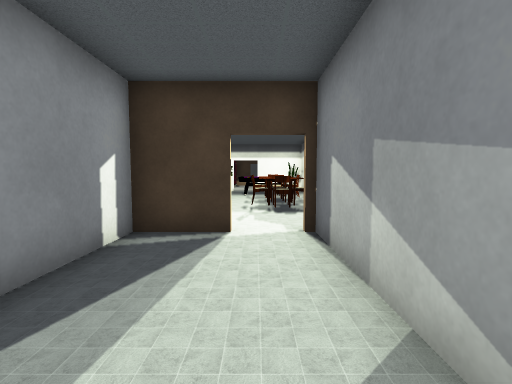
[1] (above)

23 first-person views from a walk through a scene from a Unity 3-D project. The camera is 1.2 m above the floor, tilts 4° down and sees 85° across. Doors are open. The floor is counted in squares, 1 m on a side. Each view is taken from the middle of a square. On the plan, view 1 faces up. The plan holds only what a view shows up to about 13 squares ahead; the rest is blank. The player character is not drawn. Some surface patterns are stand-ins.

[2]
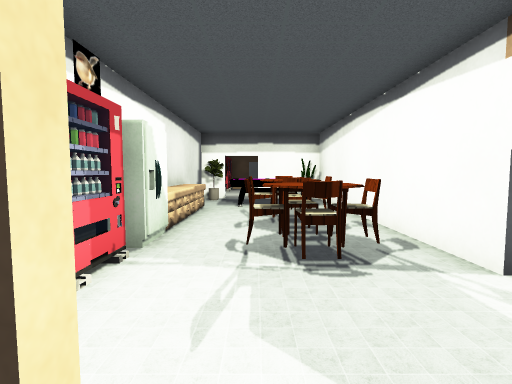

[3]
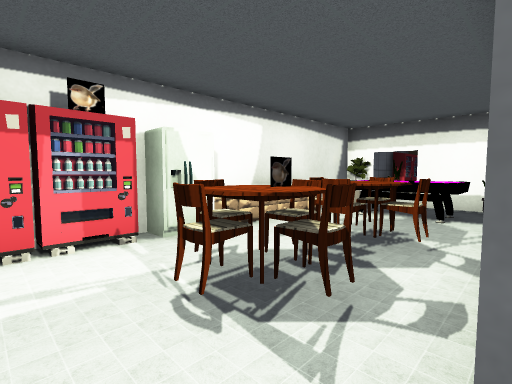

[4]
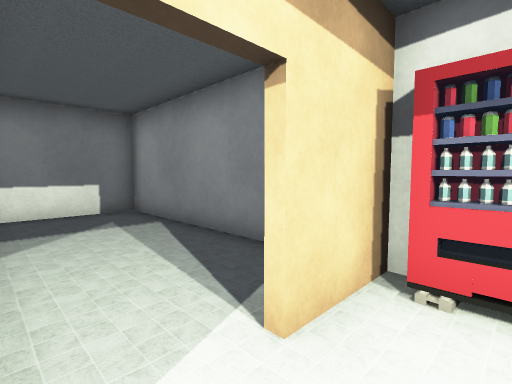

[5]
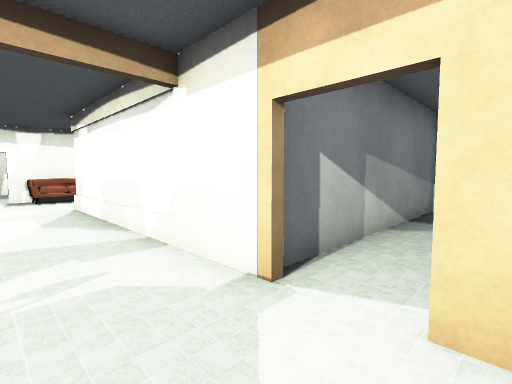

[6]
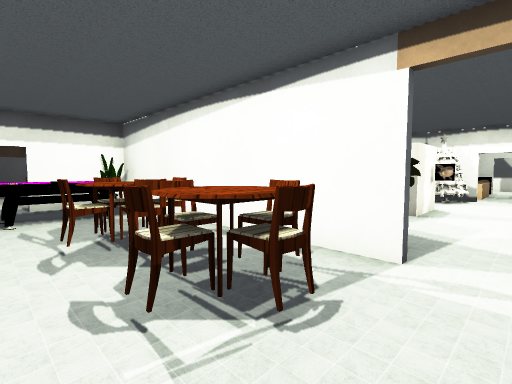

[7]
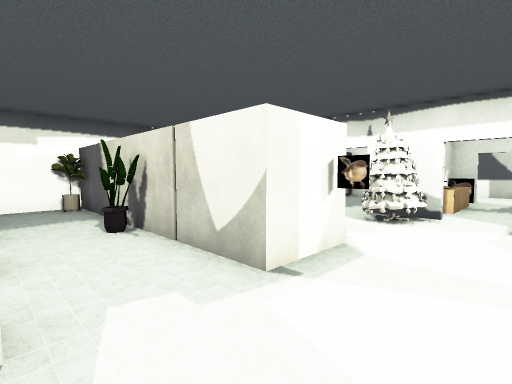

[8]
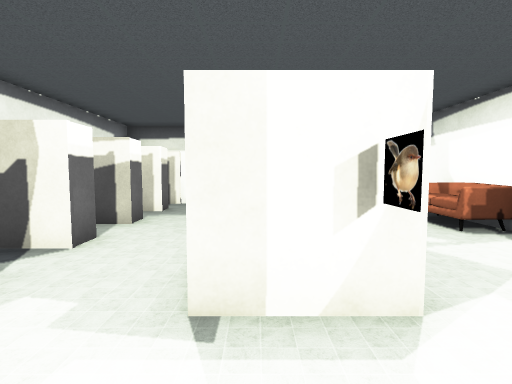

[9]
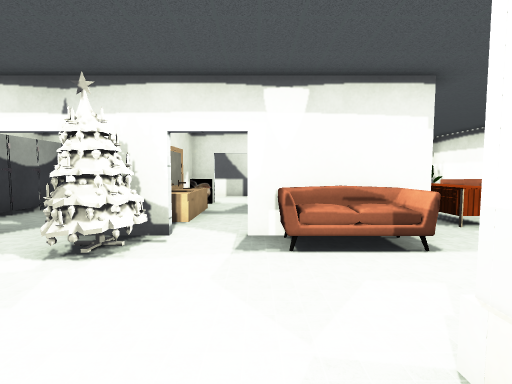

[10]
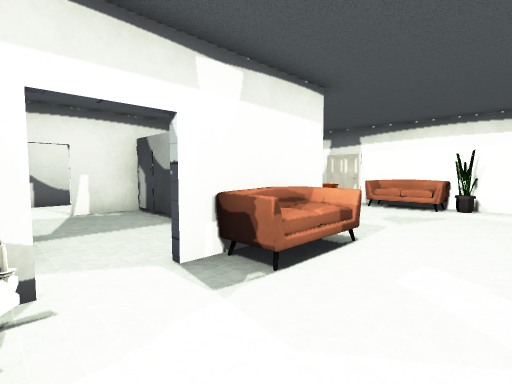

[11]
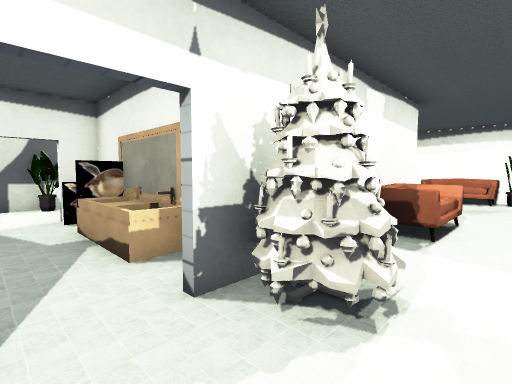

[12]
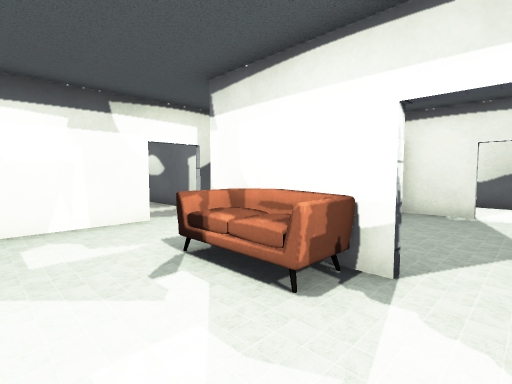

[13]
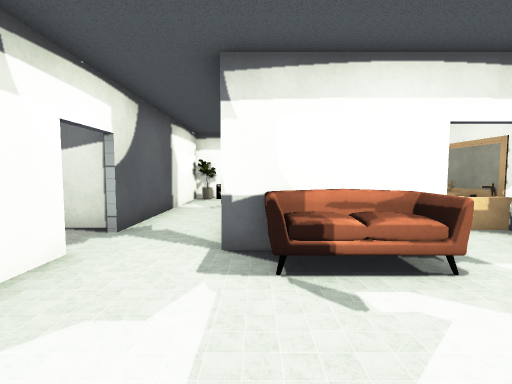

[14]
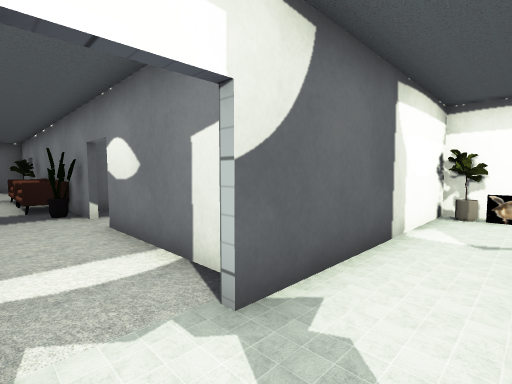

[15]
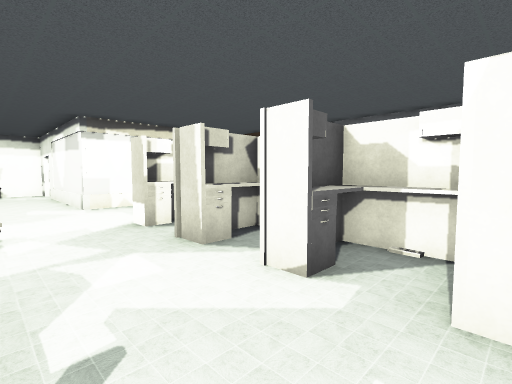

[16]
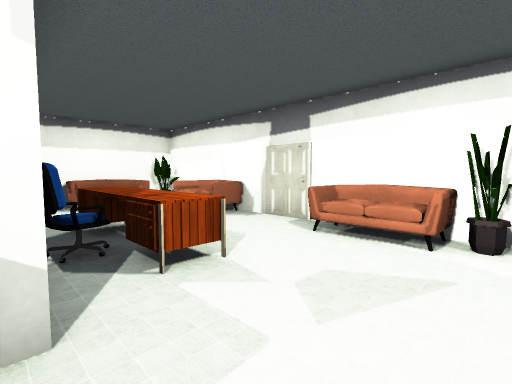

[17]
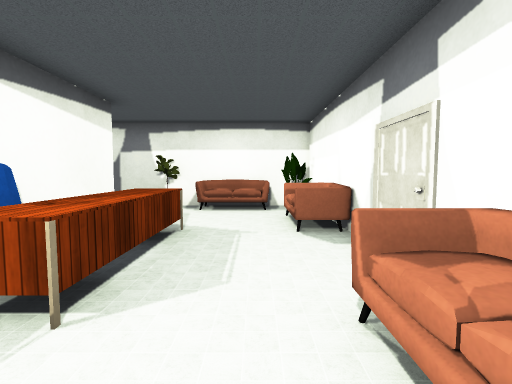

[18]
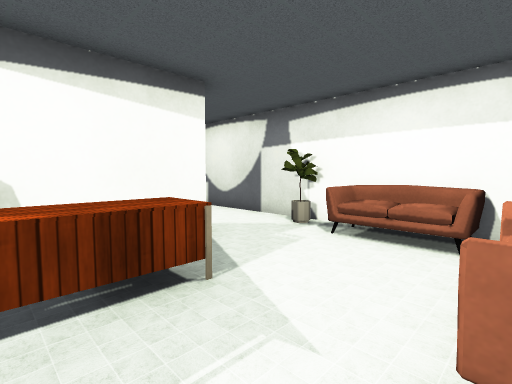

[19]
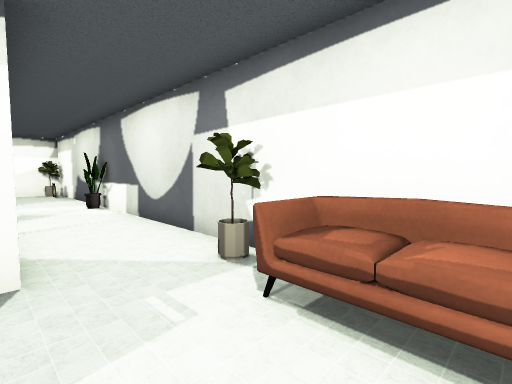

[20]
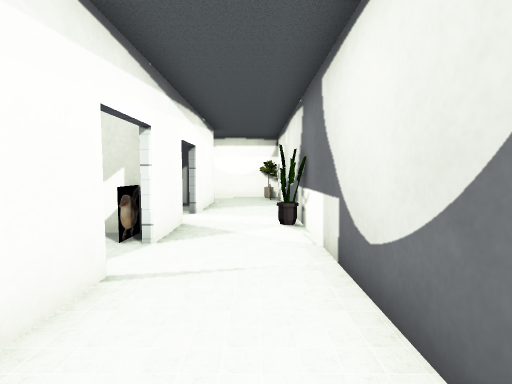

[21]
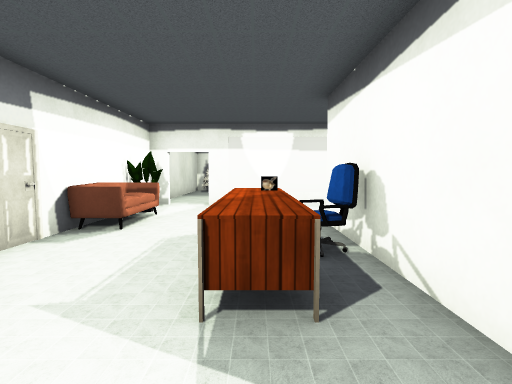

[22]
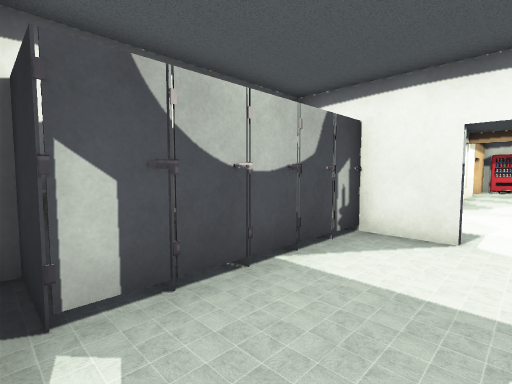

[23]
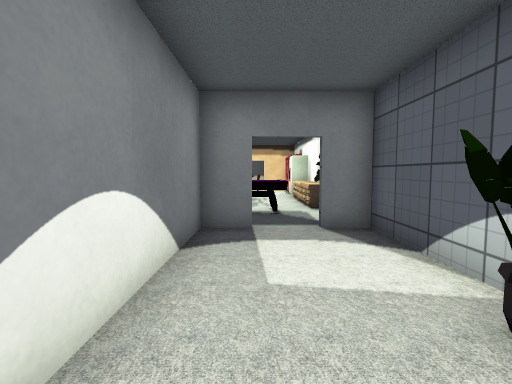

### Floor plan
Ten units are one square. View 1 is at (0, 0); x grows to the right and y downward. Boxes are objects, and circles mark ways between rooms. Rooms are numbered by the first view taken in them; rooms with no view inside come last. Other rooms are left out.
<svg viewBox="-40 -234 266 260">
<path fill="none" stroke="#000" d="M-5 -56 -25 -56 -25 19 12 19 12 -56M0 -180 12 -180 12 -229M-14 -178 -25 -178M-25 -180 -14 -180M-25 -214 -25 -110M29 -81 29 -178 0 -178M-25 -76 -25 -58 -5 -58M9 -58 34 -58M133 -86 133 -106M135 -72 135 -54M176 -97 191 -97M191 -86 191 -106M191 -95 176 -95M133 -36 133 -72M133 -144 133 -156M193 -106 193 -86M193 -72 193 -58M191 -120 191 -135M191 -55 191 -72M194 -37 184 -37M193 -154 193 -120M131 -178 102 -178M75 -178 50 -178M151 19 158 18M155 19 162 21M34 -58 96 -58 96 -2M96 12 96 19 220 19M221 1 221 -178 145 -178M187 -86 187 -96 187 -86M216 -161 216 -169"/>
<rect x="-35" y="-105" width="20" height="20" fill="#bbb"><title>other object</title></rect>
<rect x="-25" y="-75" width="10" height="10" fill="#bbb"><title>other object</title></rect>
<rect x="-25" y="-85" width="10" height="10" fill="#bbb"><title>other object</title></rect>
<rect x="-25" y="-115" width="10" height="10" fill="#bbb"><title>other object</title></rect>
<rect x="-25" y="-135" width="10" height="20" fill="#bbb"><title>other object</title></rect>
<rect x="-25" y="-155" width="10" height="20" fill="#bbb"><title>other object</title></rect>
<rect x="-25" y="-175" width="10" height="10" fill="#bbb"><title>plant</title></rect>
<rect x="-25" y="-225" width="10" height="10" fill="#bbb"><title>flowerpot</title></rect>
<rect x="-15" y="-165" width="40" height="20" fill="#bbb"><title>table</title></rect>
<rect x="-5" y="-105" width="30" height="30" fill="#bbb"><title>table</title></rect>
<rect x="-5" y="-135" width="30" height="30" fill="#bbb"><title>table</title></rect>
<rect x="15" y="-175" width="10" height="10" fill="#bbb"><title>flowerpot</title></rect>
<rect x="35" y="-95" width="10" height="10" fill="#bbb"><title>other object</title></rect>
<rect x="35" y="-105" width="20" height="20" fill="#bbb"><title>other object</title></rect>
<rect x="35" y="-135" width="20" height="30" fill="#bbb"><title>other object</title></rect>
<rect x="35" y="-155" width="20" height="20" fill="#bbb"><title>other object</title></rect>
<rect x="35" y="-175" width="20" height="20" fill="#bbb"><title>other object</title></rect>
<rect x="65" y="-135" width="10" height="10" fill="#bbb"><title>flowerpot</title></rect>
<rect x="65" y="-175" width="10" height="10" fill="#bbb"><title>plant</title></rect>
<rect x="75" y="-115" width="20" height="30" fill="#bbb"><title>other object</title></rect>
<rect x="75" y="-135" width="20" height="20" fill="#bbb"><title>other object</title></rect>
<rect x="75" y="-155" width="20" height="20" fill="#bbb"><title>other object</title></rect>
<rect x="75" y="-175" width="20" height="20" fill="#bbb"><title>other object</title></rect>
<rect x="115" y="5" width="10" height="10" fill="#bbb"><title>flowerpot</title></rect>
<rect x="115" y="-65" width="20" height="10" fill="#bbb"><title>sofa</title></rect>
<rect x="115" y="-105" width="10" height="20" fill="#bbb"><title>tree</title></rect>
<rect x="115" y="-145" width="20" height="20" fill="#bbb"><title>sofa</title></rect>
<rect x="125" y="5" width="20" height="10" fill="#bbb"><title>sofa</title></rect>
<rect x="135" y="-25" width="50" height="10" fill="#bbb"><title>desk</title></rect>
<rect x="135" y="-55" width="10" height="10" fill="#bbb"><title>stall</title></rect>
<rect x="145" y="-35" width="20" height="10" fill="#bbb"><title>chair</title></rect>
<rect x="145" y="-55" width="10" height="10" fill="#bbb"><title>stall</title></rect>
<rect x="145" y="-95" width="10" height="10" fill="#bbb"><title>sink</title></rect>
<rect x="145" y="-145" width="10" height="10" fill="#bbb"><title>stall</title></rect>
<rect x="155" y="-55" width="10" height="10" fill="#bbb"><title>stall</title></rect>
<rect x="155" y="-95" width="20" height="10" fill="#bbb"><title>sink</title></rect>
<rect x="155" y="-105" width="10" height="10" fill="#bbb"><title>mirror</title></rect>
<rect x="155" y="-115" width="10" height="10" fill="#bbb"><title>sink</title></rect>
<rect x="155" y="-145" width="10" height="10" fill="#bbb"><title>stall</title></rect>
<rect x="165" y="-45" width="10" height="10" fill="#bbb"><title>other object</title></rect>
<rect x="165" y="-55" width="10" height="10" fill="#bbb"><title>stall</title></rect>
<rect x="165" y="-105" width="10" height="10" fill="#bbb"><title>sink</title></rect>
<rect x="165" y="-145" width="10" height="10" fill="#bbb"><title>stall</title></rect>
<rect x="175" y="5" width="30" height="10" fill="#bbb"><title>sofa</title></rect>
<rect x="175" y="-45" width="10" height="10" fill="#bbb"><title>other object</title></rect>
<rect x="175" y="-55" width="20" height="10" fill="#bbb"><title>stall</title></rect>
<rect x="175" y="-145" width="20" height="10" fill="#bbb"><title>stall</title></rect>
<rect x="175" y="-155" width="10" height="10" fill="#bbb"><title>other object</title></rect>
<circle cx="5" cy="-60" r="3" fill="#2a7"/>
<circle cx="30" cy="-75" r="3" fill="#2a7"/>
<text x="-10" y="-20">1</text>
<text x="0" y="-150">2</text>
<text x="140" y="-90">3</text>
</svg>
Room 1 opens to room 2. Room 2 opens to room 3.

Where each view was taken, in squares from view 1:
view 1: 0 up, 0 right, facing up
view 2: 5 up, 0 right, facing up
view 3: 7 up, 3 right, facing up-left
view 4: 7 up, 1 right, facing down-left
view 5: 8 up, 1 left, facing down-right
view 6: 7 up, 1 left, facing up-right
view 7: 7 up, 5 right, facing up-right
view 8: 7 up, 8 right, facing up
view 9: 7 up, 8 right, facing right
view 10: 9 up, 10 right, facing down-right
view 11: 12 up, 11 right, facing down-right
view 12: 11 up, 10 right, facing up-right
view 13: 15 up, 9 right, facing right
view 14: 16 up, 13 right, facing up-right
view 15: 16 up, 12 right, facing down-left
view 16: 4 up, 11 right, facing down-right
view 17: 0 up, 12 right, facing right
view 18: 1 down, 16 right, facing up-right
view 19: 0 up, 19 right, facing up-right
view 20: 4 up, 21 right, facing up
view 21: 2 up, 20 right, facing left
view 22: 8 up, 19 right, facing down-left
view 23: 24 up, 0 right, facing down
